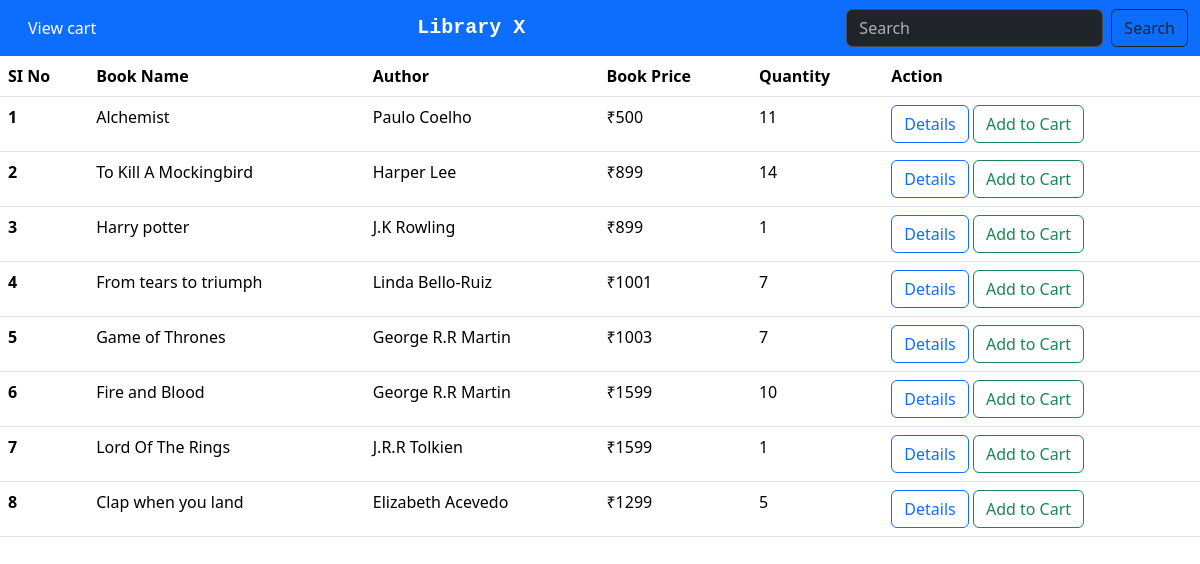
The page /user/ on the database its author committed.
### my_app/models.py (models this page shows, shortened)
class book(models.Model):
    title=models.CharField(max_length=200,null=True)
    price=models.IntegerField(null=True)
    image=models.ImageField(upload_to='book_media')
    quantity = models.IntegerField()
    author = models.ForeignKey(Author,on_delete=models.CASCADE)

class Author(models.Model):
    name=models.CharField(max_length=200,null=True)
    def __str__(self):
        return '{}'.format(self.name)

### user_app/views.py (the view)
# urls.py: path('user/',views.UserBookList,name='userbooklist'),
def UserBookList(request):
    Book = book.objects.all()
    return render(request, 'user/userbooklist.html', {'books': Book})

### templates/user/userbooklist.html
{% extends 'user/user.html' %}
{% block content %}
<table class="table">
  <thead>
    <tr>
      <th scope="col">SI No</th>
      <th scope="col">Book Name</th>
      <th scope="col">Author</th>
      <th scope="col">Book Price</th>
      <th scope="col">Quantity</th>
      <th scope="col">Action</th>
    </tr>
  </thead>
  <tbody>
{% for book in books %}
    <tr>
      <th scope="row">{{ forloop.counter }}</th>
      <td>{{ book.title }}</td>
      <td>{{ book.author }}</td>
      <td>₹{{ book.price }}</td>
      <td>{{ book.quantity }}</td>
      <td>
          <a href="{% url 'userbookdetails' book.id %}" class="btn btn-outline-primary">Details</a>
          <a href="{% url 'addtocart' book.id %}" class="btn btn-outline-success">Add to Cart</a>
      </td>
    </tr>
  {% endfor %}
  </tbody>
</table>
{% endblock %}

### rows shown on the page
book: title "Alchemist", author "Paulo Coelho", price "500", quantity "11"
book: title "To Kill A Mockingbird", author "Harper Lee", price "899", quantity "14"
book: title "Harry potter", author "J.K Rowling", price "899", quantity "1"
book: title "From tears to triumph", author "Linda Bello-Ruiz", price "1001", quantity "7"
book: title "Game of Thrones", author "George R.R Martin", price "1003", quantity "7"
book: title "Fire and Blood", author "George R.R Martin", price "1599", quantity "10"
book: title "Lord Of The Rings", author "J.R.R Tolkien", price "1599", quantity "1"
book: title "Clap when you land", author "Elizabeth Acevedo", price "1299", quantity "5"
